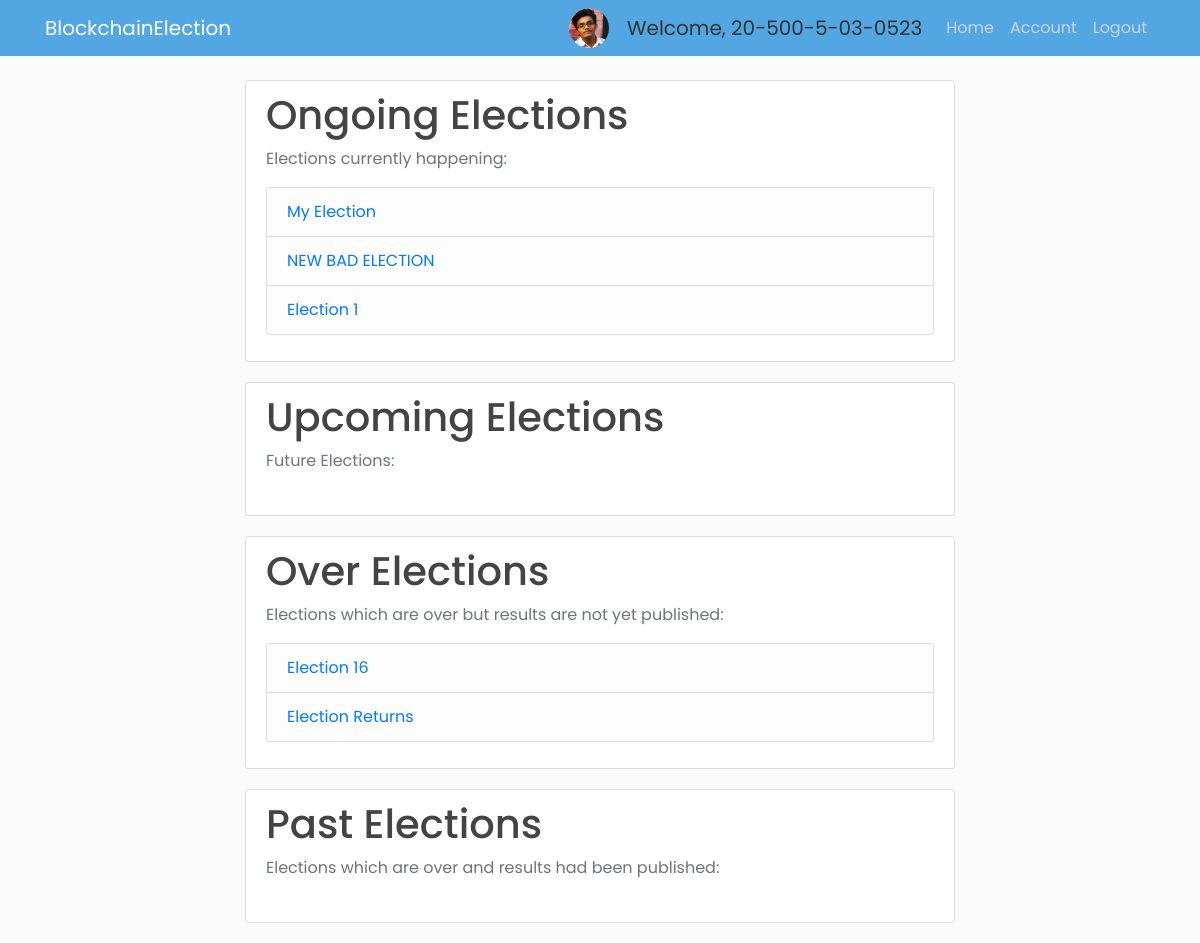
/home (signed in), run on an earlier commit of the app's database.
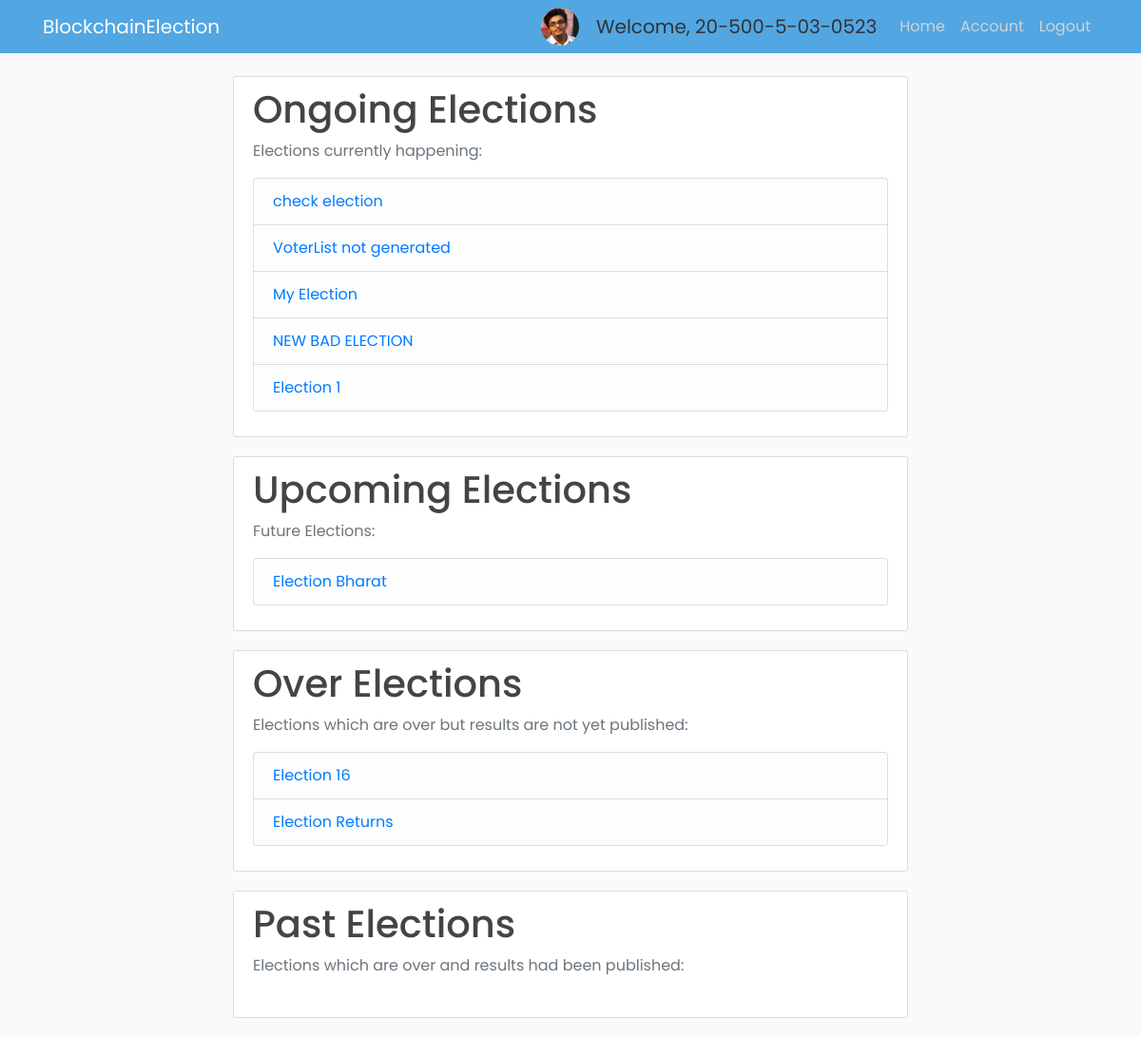
And on a later commit of the database.
### app/models.py (models this page shows, shortened)
class Voter(db.Model, UserMixin):
    id = db.Column(db.Integer, primary_key=True)
    cin = db.Column(db.String(30), unique=True, nullable=False)
    name = db.Column(db.String(255), nullable=False)
    email = db.Column(db.String(30), unique=True, nullable=False)
    dept = db.Column(db.String(4), db.ForeignKey('department.dept_code'), nullable=False)
    imagefile = db.Column(db.String(20), nullable=False, default='default.jpg')
    password = db.Column(db.String(60), nullable=False)
    join_year = db.Column(db.Integer, nullable=False, default=2016)
    is_admin = db.Column(db.Boolean, default=False, nullable=False)

class Election(db.Model):
    election_id = db.Column(db.String(5), primary_key=True, nullable=False)
    election_title = db.Column(db.String(255), nullable=False)
    create_date = db.Column(db.DateTime, nullable=False, default=datetime.utcnow)
    start_date = db.Column(db.DateTime, nullable=False, default=datetime.utcnow)
    end_date = db.Column(db.DateTime, db.CheckConstraint("end_date > start_date"), nullable=False)
    public_key = db.Column(db.Text, nullable=False, unique=True)
    max_attempt = db.Column(db.Integer, nullable=False, default=3)
    election_state = db.Column(db.String(30), db.CheckConstraint("election_state in ('upcoming', 'ongoing', 'over', 'counting_finished','past')"))
    results_published = db.Column(db.Boolean, nullable=False, default=False)

### app/routes.py (the view)
@app.route("/home")
def home():
    elections = elections = Election.query.order_by(Election.start_date.desc()).all()
    election_util.update_election_state()
    return render_template("home.html", elections=elections)

### app/election_util.py (called while the page is built)
def update_election_state():
    from app import db
    from app.models import Election
    from datetime import datetime
    elections = Election.query.all()
    for election in elections:
        if election.election_state == 'counting_finished':
            continue
        elif election.start_date <= datetime.now() <= election.end_date:
            election.election_state = 'ongoing'
        elif datetime.now() < election.start_date:
            election.election_state = 'upcoming'
        elif datetime.now() > election.end_date and election.results_published == False:
            election.election_state = 'over'
        elif datetime.now() > election.end_date and election.results_published == True:
            election.election_state = 'past'
    db.session.commit()
    print("Election states updated at", datetime.now())

### app/models.py (called while the page is built)
@login_manager.user_loader
def load_user(user_id):
    return Voter.query.get(int(user_id))

### app/templates/home.html (shortened to what this page needs)
{% extends "home_base.html" %}
{% block content %}
{% include 'ongoing_elections.html' %}
{% include 'upcoming_elections.html' %}
{% include 'over_elections.html' %}
{% include 'past_elections.html' %}
{% endblock content %}

### app/templates/home_base.html (shortened to what this page needs)
<!DOCTYPE html>
<html lang="en">
  <head>
    <link rel="stylesheet" href="https://maxcdn.bootstrapcdn.com/bootstrap/4.0.0/css/bootstrap.min.css">
    <link rel="stylesheet" type="text/css" href="{{ url_for('static', filename='main.css') }}">
  </head>
  <body>
    {% include 'navbar.html' %}
    <main role="main" class="container">
      <div class="center">
        <div class="col-md-8">
          {% block content %}
          {% endblock %}
        </div>
      </div>
    </main>
  </body>
</html>

### app/templates/navbar.html (shortened to what this page needs)
<header class="site-header">
  <nav class="navbar navbar-expand-md navbar-dark bg-steel fixed-top">
    <div class="container">
      <a class="navbar-brand mr-4" href="{{ url_for('home') }}">BlockchainElection</a>
      <div class="collapse navbar-collapse" id="navbarToggle">
        <div class="navbar-nav ml-auto">
          {% if current_user.is_admin %}
          <img class="rounded-circle account-img-small" src="/static/profile_pics/{{ current_user.imagefile }}">
          <a class="navbar-brand disabled ml-2" style="cursor: default;">Welcome, {{ current_user.cin }}</a>
          {% raw %}
          {% endraw %}
          <a class="nav-item nav-link" href="{{ url_for('admin') }}">Home</a>
          <a class="nav-item nav-link" href="{{ url_for('account') }}">Account</a>
          <a class="nav-item nav-link" href="{{ url_for('logout') }}">Logout</a>
          {% elif current_user.is_authenticated %}
          <img class="rounded-circle account-img-small" src="/static/profile_pics/{{ current_user.imagefile }}">
          <a class="navbar-brand disabled ml-2" style="cursor: default;">Welcome, {{ current_user.cin }}</a>
          <a class="nav-item nav-link" href="{{ url_for('voter') }}">Home</a>
          <a class="nav-item nav-link" href="{{ url_for('account') }}">Account</a>
          <a class="nav-item nav-link" href="{{ url_for('logout') }}">Logout</a>
          {% else %}
            <a class="nav-item nav-link" href="{{ url_for('login') }}">Login</a>
            <a class="nav-item nav-link" href="{{ url_for('register') }}">Register</a>
          {% endif %}
        </div>
      </div>
    </div>
  </nav>
</header>

### app/templates/ongoing_elections.html
{% block ongoing_elections %}
<div class="content-section">
  <h1>Ongoing Elections</h1>
  <p class='text-muted'>Elections currently happening:
  <ul class="list-group">
      {% for election in elections %}
          {% if election.election_state == 'ongoing' %}
              <li class="list-group-item list-group-item-light"><a href="{{ url_for('view_election', id=election.election_id) }}">{{ election.election_title }}</a></li>
          {% endif %}
      {% endfor %}
  </ul>
  </p>
</div>
{% endblock ongoing_elections %}

### app/templates/upcoming_elections.html
{% block upcoming_elections %}
<div class="content-section">
  <h1>Upcoming Elections</h1>
  <p class='text-muted'>Future Elections:
  <ul class="list-group">
      {% for election in elections %}
          {% if election.election_state == 'upcoming' %}
              <li class="list-group-item list-group-item-light"><a href="{{ url_for('view_election', id=election.election_id) }}">{{ election.election_title }}</a></li>
          {% endif %}
      {% endfor %}
  </ul>
  </p>
</div>
{% endblock upcoming_elections %}

### app/templates/over_elections.html
{% block over_elections %}
<div class="content-section">
  <h1>Over Elections</h1>
  <p class='text-muted'>Elections which are over but results are not yet published:
  <ul class="list-group">
    {% for election in elections %}
      {% if election.election_state == 'over' or election.election_state == 'counting_finished' %}
          <li class="list-group-item list-group-item-light"><a href="{{ url_for('view_election', id=election.election_id) }}">{{ election.election_title }}</a></li>
      {% endif %}
    {% endfor %}
  </ul>
  </p>
</div>
{% endblock over_elections %}

### app/templates/past_elections.html (shortened to what this page needs)
{% block past_elections %}
<div class="content-section">
  <h1>Past Elections</h1>
  <p class='text-muted'>Elections which are over and results had been published:
  </p>
</div>
{% endblock past_elections %}

### app/static/main.css (style rules this page uses)
body { background: #fafafa; color: #333333; margin-top: 5rem; font-family: "Poppins", sans-serif; }
h1, h2, h3, h4, h5, h6 { color: #444444; }
.bg-steel { background-color: #52a6e2; }
.site-header .navbar-nav .nav-link { color: #cbd5db; }
.content-section { background: #ffffff; padding: 10px 20px; border: 1px solid #dddddd; border-radius: 3px; margin-bottom: 20px; }
.account-img-small { height: 40px; width: 40px; margin-right: 10px; }

### app/templates/home_base.html (style rules this page uses)
.center { height: 100%; display: flex; justify-content: center; align-items: center; }

What changed in the data, as far as the page shows it:
added Election: election_title "check election", shown under "Ongoing Elections"
added Election: election_title "VoterList not generated", shown under "Ongoing Elections"
added Election: election_title "Election Bharat", shown under "Upcoming Elections"
